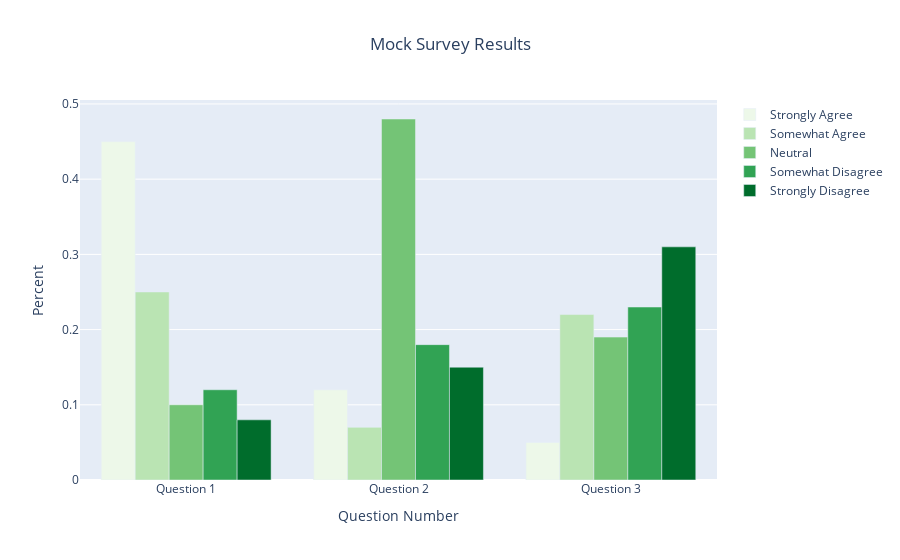

The notebook cell saved with this chart:
### Markdown cell above
## Bar Plot - Grouped

### Code cell
colors = {'Strongly Agree' : '#edf8e9', 
          'Somewhat Agree' : '#bae4b3', 
          'Neutral' : '#74c476', 
          'Somewhat Disagree' : '#31a354', 
          'Strongly Disagree' : '#006d2c'}

data = [go.Bar(x=df['Unnamed: 0'], 
               y=df[response], 
               name=response,
               marker=dict(color=colors[response])) for response in df.columns[1:]]

layout = go.Layout(title='Mock Survey Results',
                   title_x=0.5,
                   xaxis_title='Question Number',
                   yaxis_title='Percent',
                   hovermode='x unified',
                   barmode='group')

fig = go.Figure(data=data, layout=layout)
fig.show()

### Figure 1 — Plotly figure (JSON) as saved in the notebook; plotly's stock layout.template omitted (floating-point values rounded to 4 significant figures)
{"data": [{"marker": {"color": "#edf8e9"}, "name": "Strongly Agree", "type": "bar", "x": ["Question 1", "Question 2", "Question 3"], "y": [0.45, 0.12, 0.05]}, {"marker": {"color": "#bae4b3"}, "name": "Somewhat Agree", "type": "bar", "x": ["Question 1", "Question 2", "Question 3"], "y": [0.25, 0.07, 0.22]}, {"marker": {"color": "#74c476"}, "name": "Neutral", "type": "bar", "x": ["Question 1", "Question 2", "Question 3"], "y": [0.1, 0.48, 0.19]}, {"marker": {"color": "#31a354"}, "name": "Somewhat Disagree", "type": "bar", "x": ["Question 1", "Question 2", "Question 3"], "y": [0.12, 0.18, 0.23]}, {"marker": {"color": "#006d2c"}, "name": "Strongly Disagree", "type": "bar", "x": ["Question 1", "Question 2", "Question 3"], "y": [0.08, 0.15, 0.31]}], "layout": {"barmode": "group", "hovermode": "x unified", "title": {"text": "Mock Survey Results", "x": 0.5}, "xaxis": {"title": {"text": "Question Number"}}, "yaxis": {"title": {"text": "Percent"}}}}
